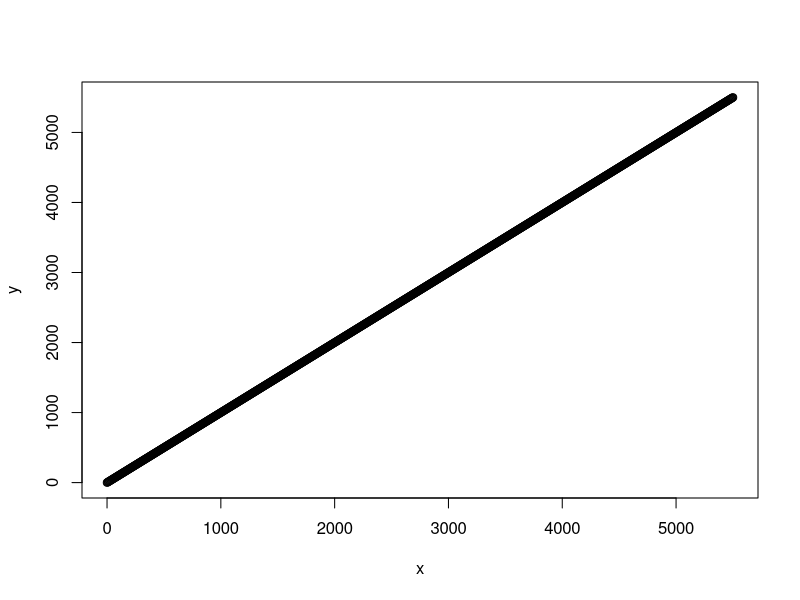

Write the R code that produced this figure.
## ---- chunk 1

1 + 1
1+1
1                         +1

rob_variable <- 1 + 1
rob_variable
rob_othervariable = 2 + 2
rob_othervariable
print("this is rob's variable")
rob_variable
rob_variable = rob_othervariable
print("this is rob's variable again")
rob_variable
rob_variable == rob_othervariable
1 > 2
1 == 2
1 < 2
1 != 2

x <- seq(0,5500, by = 5)
y <- seq(0,5500, by <- 5)
mean(x)
mean(c(1,2,3,4,5))
sum(x)
sd(x)
length(x)
SEM <- mean(x)/sqrt(length(x))
SEM

class(1)
class("a")
b <- "a"
class(b)
class(x)

z <- cbind(x,y)
class(z)
plot(x,y)

rob_listofletters <- c("a", "a", "f", "w", "a", "A", "sequins", "nileseldredge")
unique(rob_listofletters)
my_special_list <- unique(rob_listofletters)


## ---- chunk 2

data()
data_iris <- iris
head(data_iris)
names(data_iris)
class(data_iris$Species)
unique(data_iris$Species)
levels(data_iris$Species)
mean(data_iris$Sepal.Length)
#summarize using aggregate()
data_iris_sepal <- do.call(data.frame, 
                          aggregate(Sepal.Length~Species, 
                                    data = data_iris, 
                                    function(x) 
                                    c(mean = mean(x), 
                                      count = length(x),
                                      SEM = sd(x)/sqrt(length(x)))))
data_iris_summary <- do.call(data.frame, 
                          aggregate(cbind(Sepal.Length,Sepal.Width)~Species, 
                                    data = data_iris, 
                                    function(x) 
                                    c(mean = mean(x), 
                                      count = length(x),
                                      SEM = sd(x)/sqrt(length(x)))))
#for demo purposes I am going to add a new factor to the dataset to show how to aggregate by multiple things
newcolumn <- rep(c(letters[1:3]),times=50)
data_iris_new <- cbind(data_iris,newcolumn)
data_iris_summary_new <- do.call(data.frame, 
                          aggregate(cbind(Sepal.Length,Sepal.Width)~Species+newcolumn, 
                                    data = data_iris, 
                                    function(x) 
                                    c(mean = mean(x), 
                                      count = length(x),
                                      SEM = sd(x)/sqrt(length(x)))))
## ---- chunk 3
data <- read.csv("week1.csv")

#installing and loading packages
library(readxl)
data <- read_excel("week1.xlsx", skip = 9,
                   guess_max = 10000, #guessmax prevents columns with many initial banks being imported as a logical FALSE for not NAs)
                   na = " ") # you can put a period in the quotes if that is how you code blanks. 

#You can load data from googledocs
#library(googlesheets4)
#Data_scouting <- read_sheet("put the URL here", skip = 0)


